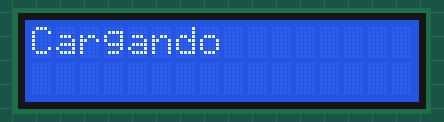
The sketch below on a simulated Arduino Uno, built with avr-gcc and run on an emulated ATmega328P. Shown: 16×2 character LCD.

Above: at 0.2 s.
At 9.3 s:
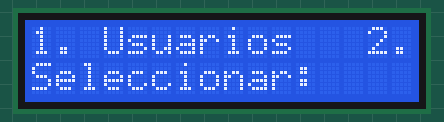
At 13.7 s:
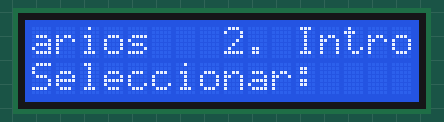
At 18.2 s:
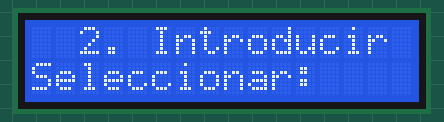
At 27.0 s:
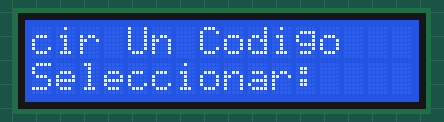
At 35.7 s:
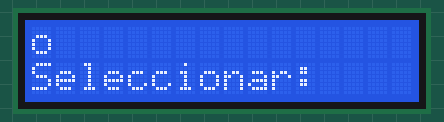

The sketch:

sketch_apr29a.ino
```cpp
#include <LiquidCrystal_I2C.h>
#include <Keypad.h>

const int ROW_NUM = 4; //four rows
const int COLUMN_NUM = 4; //four columns

char keys[ROW_NUM][COLUMN_NUM] = {
  {'1','2','3', 'A'},
  {'4','5','6', 'B'},
  {'7','8','9', 'C'},
  {'*','0','#', 'D'}
};

byte pin_rows[ROW_NUM] = {9, 8, 7, 6}; //connect to the row pinouts of the keypad
byte pin_column[COLUMN_NUM] = {5, 4, 3, 2}; //connect to the column pinouts of the keypad

Keypad keypad = Keypad( makeKeymap(keys), pin_rows, pin_column, ROW_NUM, COLUMN_NUM );

LiquidCrystal_I2C lcd(0x27,16,2); // si no te sale con esta direccion  puedes usar (0x3f,16,2) || (0x27,16,2)  ||(0x20,16,2)


void setup() {
  lcd.init();
  lcd.backlight();
  lcd.clear();
  lcd.begin(16, 2);
  loading("Cargando");

  Serial.begin(9600);
}

void loop() {

}
void Open() {
  while (true) {
    lcd.clear();

    // Texto de la primera línea
    String linea1 = "1. Usuarios   2. Introducir Un Codigo";

    // Texto de la segunda línea
    String linea2 = "Seleccionar";

    // Número seleccionado por el teclado
    char numeroSeleccionado = ' ';

    // Desplazar solo la primera línea
    for (int positionCounter = 0; positionCounter < 37; positionCounter++) {
      lcd.clear();
      lcd.setCursor(0, 0);
      lcd.print(linea1.substring(positionCounter));
      lcd.setCursor(0, 1);
      lcd.print(linea2 + ": " + numeroSeleccionado);
      delay(700);
    }

    // Resto del código...

    char key = keypad.getKey();

    if (key >= '0' && key <= '9') {
      numeroSeleccionado = key;
    }

    if (key == '1') {
      lcd.clear();
      lcd.setCursor(0, 0);
      lcd.print("Eligiendo Usuario...");
      // Codigo para iniciar sesion con usuario
    } else if (key == '2') {
      lcd.clear();
      lcd.setCursor(0, 0);
      lcd.print("Canjeando credito");
      // Codigo para canjear un codigo de credito
    }

    delay(100);
  }
}


void loading(char msg[]) {
  lcd.setCursor(0, 0);
  lcd.print(msg);

  for (int i = 0; i < 9; i++) {
    delay(1000);
    lcd.print(".");
  }

  Open(); // Continuar con la ejecución normal
}
```

Measured:
- what the display in image 1 shows lasts 0.8 s, from 9.2 s to 10.0 s
- what the display in image 2 shows lasts 0.7 s, from 13.7 s to 14.4 s
- what the display in image 5 shows lasts 0.9 s, from 35.6 s to 36.5 s
